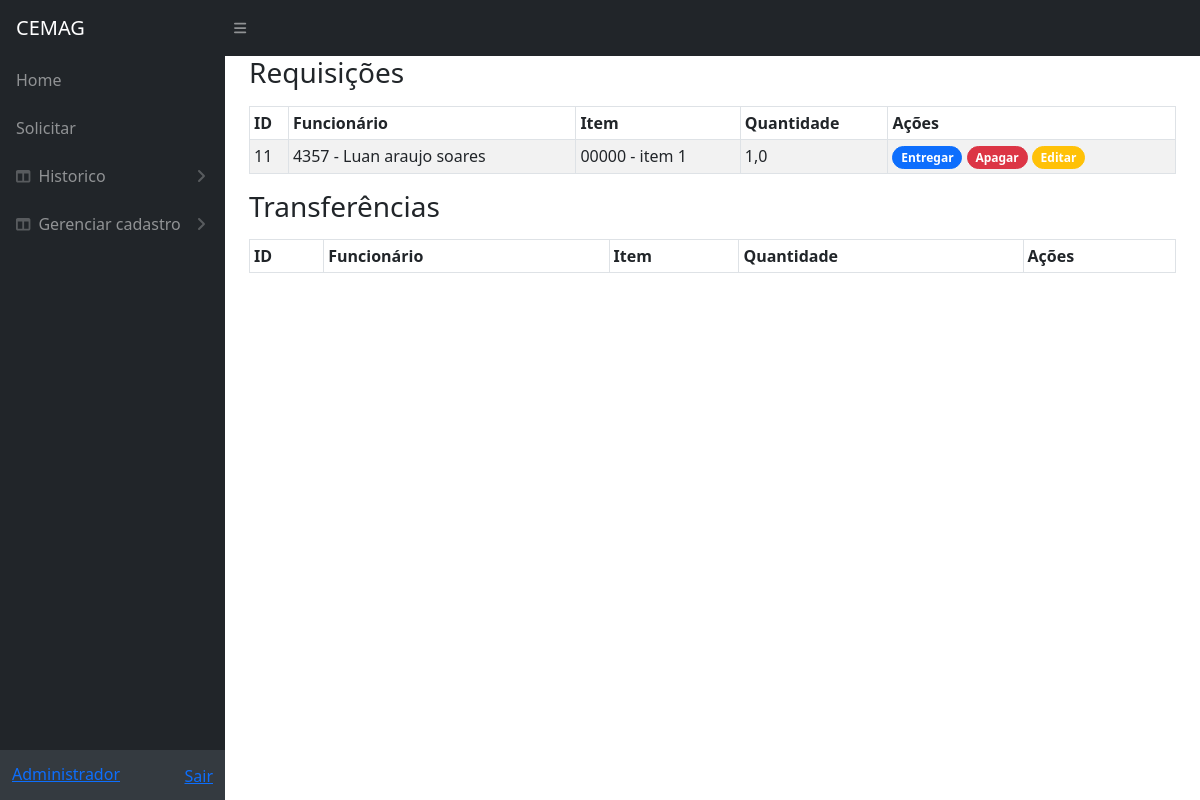
The page /home/solicitacoes/ (signed in) on the database its author committed.
### solicitacao/models.py (models this page shows, shortened)
class SolicitacaoRequisicao(models.Model):
    funcionario = models.ForeignKey(Funcionario, on_delete=models.CASCADE, related_name='requisicao_funcionario')
    cc = models.ForeignKey(Cc, on_delete=models.CASCADE, related_name='requisicao_cc')
    item = models.ForeignKey(ItensSolicitacao, on_delete=models.CASCADE, related_name='requisicao_itens')
    classe_requisicao = models.ForeignKey(ClasseRequisicao, on_delete=models.CASCADE, related_name='requisicao_classe')
    quantidade = models.FloatField()
    obs = models.TextField(blank=True, null=True)
    data_solicitacao = models.DateTimeField(auto_now_add=True)
    entregue_por = models.ForeignKey(Operador, on_delete=models.CASCADE, related_name='requisicao_operador', null=True, blank=True)
    data_entrega = models.DateTimeField(null=True, blank=True)
    rpa = models.TextField(null=True, blank=True)

### cadastro/models.py (models this page shows, shortened)
class Funcionario(models.Model):
    nome = models.CharField(max_length=100)
    matricula = models.CharField(max_length=5, unique=True)
    cc = models.ManyToManyField(Cc, related_name='funcionario_cc')

class ItensSolicitacao(models.Model):
    codigo = models.CharField(max_length=20, unique=True)
    nome = models.CharField(max_length=100)
    classe_requisicao = models.ManyToManyField(ClasseRequisicao)
    unidade = models.CharField(max_length=10)
    def __str__(self):
        return f'{self.codigo} - {self.nome}'

### home/views.py (the view, shortened to what this page needs)
# urls.py: path('solicitacoes/', views.lista_solicitacoes, name='lista_solicitacoes'),
@login_required
def lista_solicitacoes(request):
    requisicoes = SolicitacaoRequisicao.objects.filter(entregue_por=None)
    transferencias = SolicitacaoTransferencia.objects.filter(entregue_por=None)
    operadores_entrega = Operador.objects.all()
    context = {
        "operadores":operadores_entrega,
        "requisicoes": requisicoes,
        "transferencias": transferencias,
    }
    return render(request, "home/lista_solicitacoes.html", context)

### home/templates/home/lista_solicitacoes.html (shortened to what this page needs)
{% extends 'base.html' %}
{% block content %}
<h3 class="mb-3">Requisições</h3>
<table id="requisicoesTable" class="table table-bordered table-striped table-sm mb-3">
    <thead>
        <tr>
            <th>ID</th>
            <th>Funcionário</th>
            <th>Item</th>
            <th>Quantidade</th>
            <th>Ações</th>
        </tr>
    </thead>
    <tbody>
        {% for requisicao in requisicoes %}
        <tr>
            <td>{{ requisicao.id }}</td>
            <td>{{ requisicao.funcionario.matricula }} - {{ requisicao.funcionario.nome }}</td>
            <td title="{{ requisicao.item }}">{{ requisicao.item|truncatechars:30 }}</td>
            <td>{{ requisicao.quantidade }}</td>
            <td>
                <form method="post">
                    <button type="button" class="badge rounded-pill btn btn-sm btn-primary" data-bs-toggle="modal" data-bs-target="#entregaModal"
                        data-solicitacao-id="{{ requisicao.id }}" data-tipo-solicitacao="requisicao">Entregar</button>
                    <button class="badge rounded-pill btn btn-sm btn-danger" type="submit" name="apagar" onclick="return confirm('Tem certeza que deseja apagar esta solicitação?');">Apagar</button>
                    <a type="button" class="badge rounded-pill btn btn-sm btn-warning" href="{% url 'edit_solicitacao' 'requisicao' requisicao.id %}">Editar</a>
                </form>
            </td>
        </tr>
        {% endfor %}
    </tbody>
</table>
<h3 class="mb-3">Transferências</h3>
<table id="transferenciasTable" class="table table-bordered table-striped table-sm mb-3">
    <thead>
        <tr>
            <th>ID</th>
            <th>Funcionário</th>
            <th>Item</th>
            <th>Quantidade</th>
            <th>Ações</th>
        </tr>
    </thead>
</table>
{% endblock %}

### rows shown on the page
SolicitacaoRequisicao: id "11", funcionario.matricula "4357", funcionario.nome "Luan araujo soares", item "00000 - item 1", quantidade "1,0"
